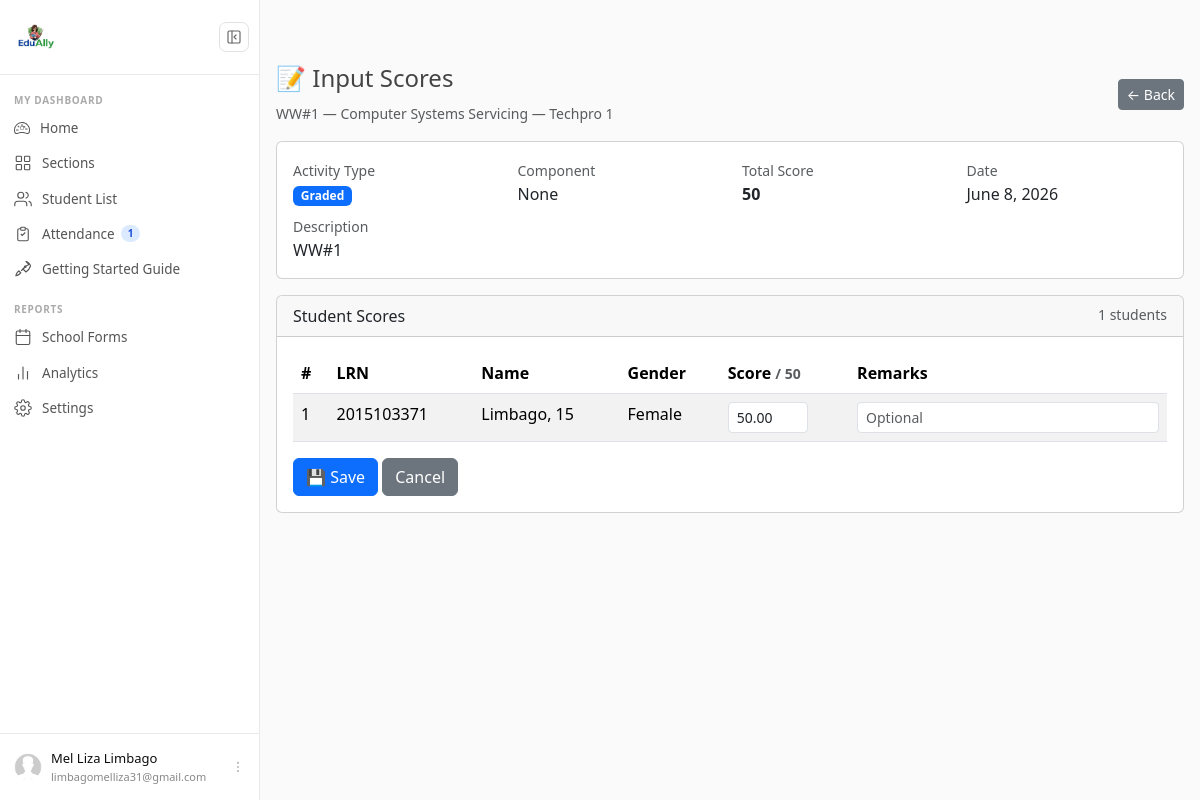
The page /section/detail/1/subject/1/activities/6/scores/ (signed in) on the database its author committed.
### users/models.py (models this page shows, shortened)
class Profile(models.Model):
    user = models.OneToOneField(User, on_delete=models.CASCADE)
    image = models.ImageField(default='default.jpg', upload_to='profile_pics')
    middle_name = models.CharField(max_length=150, blank=True)
    has_seen_guide = models.BooleanField(default=False)

### scores/models.py (models this page shows, shortened)
class Activity(models.Model):
    subject = models.ForeignKey(Subject, on_delete=models.CASCADE)
    term = models.ForeignKey(Term, on_delete=models.CASCADE)
    title = models.CharField(max_length=50)
    description = models.CharField(max_length=1000)
    component = models.CharField(choices=COMPONENT_TYPE, null=True, blank=True)
    activity_type = models.CharField(choices=ACTIVITY_TYPE, default='graded')
    total_score = models.IntegerField(null=True,blank=True)
    date = models.DateField()

class Score(models.Model):
    activity = models.ForeignKey(Activity, on_delete=models.CASCADE)
    enrollment = models.ForeignKey(Enrollment, on_delete=models.CASCADE)
    score = models.DecimalField(null=True, blank=True,max_digits = 5, decimal_places=2)
    is_complied = models.BooleanField(null=True, blank=True)
    remarks = models.TextField(blank=True)
    class Meta:
        unique_together = ['activity', 'enrollment']

### sections/models.py (models this page shows, shortened)
class Subject(models.Model):
    section = models.ForeignKey(Section, on_delete=models.CASCADE)
    term = models.ForeignKey(Term, on_delete=models.CASCADE)
    name = models.CharField(max_length=100)
    subject_type = models.CharField(max_length=20,choices=SUBJECT_TYPE_CHOICES,default='core')
    order = models.IntegerField(help_text="Order is for SF9 purposes if you are adviser. If not please put random number.")
    is_handled_by_owner = models.BooleanField(default=False, verbose_name="I am the subject teacher for this",help_text="Check this if you personally teach this subject. \nGrades will be auto-computed from scores you encode. \nLeave unchecked if another teacher handles this subject \nand you will manually input the final grade.")

class Section(models.Model):
    adviser = models.ForeignKey(User, on_delete=models.CASCADE)
    name = models.CharField(max_length=20, null=True)
    grade_level = models.CharField(max_length=2,choices=GRADE_LEVEL_CHOICES,null=True,blank=True)
    class_type = models.CharField(max_length=100, choices=CLASS_TYPE_CHOICES, default='JHS',null=True)
    is_adviser = models.BooleanField(default=True)
    is_subject_teacher = models.BooleanField(default=False)
    school_name=models.CharField(max_length=100, verbose_name="School Name")
    school_id=models.CharField(max_length=50, verbose_name="School ID")
    principal_name = models.CharField(max_length=100, null=True, verbose_name="Principal Name", help_text="for SF9 purposes")
    region = models.CharField(max_length=150)
    division = models.CharField(max_length=150)
    school_year = models.ForeignKey(schoolYear,on_delete=models.CASCADE, limit_choices_to= {'is_active':True}, default='S.Y. 2026-2027')

### enrollment/models.py (models this page shows)
class Enrollment(models.Model):
    section = models.ForeignKey(Section, on_delete=models.CASCADE)
    student = models.ForeignKey(Student, on_delete=models.CASCADE)
    added_by = models.ForeignKey(User, on_delete=models.CASCADE)

### students/models.py (models this page shows, shortened)
class Student(models.Model):
    added_by = models.ForeignKey(User, on_delete=models.CASCADE)
    lrn = models.CharField(max_length=20)
    first_name = models.CharField(max_length=100)
    middle_name = models.CharField(max_length=100,null=True,blank=True)
    last_name = models.CharField(max_length=100)
    complete_name = models.CharField(max_length=100)
    gender = models.CharField(max_length=10, choices=Gender_Choices, default='F')
    date_of_birth = models.DateField()
    age = models.IntegerField(null=True,blank=True, help_text="Manually input the age for SF9 purposes")
    birth_cert = models.CharField(max_length=5, choices=Birthcert_Choices, default='Y')
    class Meta:
        unique_together = ['added_by', 'lrn']

### scores/views.py (the view, shortened to what this page needs)
# urls.py: path('subject/<int:subject_pk>/activities/<int:activity_pk>/scores/',views.score_input,name='score-input'),
@login_required
def score_input(request, section_pk, subject_pk, activity_pk):
    section = get_object_or_404(Section, pk=section_pk)
    subject = get_object_or_404(Subject, pk=subject_pk)
    activity = get_object_or_404(Activity, pk=activity_pk)
    enrollments = Enrollment.objects.filter(
        section=section
    ).select_related('student').order_by(
        'student__gender',
        'student__last_name'
    )
    existing_scores = Score.objects.filter(
        activity=activity
    )
    score_map = {
        s.enrollment.pk: s for s in existing_scores
    }
    return render(request, 'scores/score_input.html', {
        'section': section,
        'subject': subject,
        'activity': activity,
        'enrollments': enrollments,
        'score_map': score_map,
    })

### scores/templates/scores/score_input.html (shortened to what this page needs)
{% extends 'users/base.html' %}
{% load scores_filters %}
{% block content %}
<div class="d-flex justify-content-between align-items-center mt-3">
    <div>
        <h4>
            {% if activity.activity_type == 'graded' %}
                📝 Input Scores
            {% elif activity.activity_type == 'compliance' %}
                ✅ Compliance Check
            {% else %}
                📋 Record Activity
            {% endif %}
        </h4>
        <small class="text-muted">
            {{ activity.title }} —
            {{ subject.name }} —
            {{ section.name }}
        </small>
    </div>
    <a href="{% url 'activity-list' section.pk subject.pk %}"
       class="btn btn-secondary btn-sm">
        ← Back
    </a>
</div>
<div class="card mt-3 mb-3">
    <div class="card-body">
        <div class="row">
            <div class="col-md-3">
                <small class="text-muted">Activity Type</small>
                <p class="mb-0">
                    {% if activity.activity_type == 'graded' %}
                        <span class="badge bg-primary">Graded</span>
                    {% elif activity.activity_type == 'compliance' %}
                        <span class="badge bg-warning text-dark">
                            Compliance
                        </span>
                    {% else %}
                        <span class="badge bg-secondary">Recorded</span>
                    {% endif %}
                </p>
            </div>
            {% if activity.activity_type == 'graded' %}
            <div class="col-md-3">
                <small class="text-muted">Component</small>
                <p class="mb-0">
                    {{ activity.get_component_display }}
                </p>
            </div>
            <div class="col-md-3">
                <small class="text-muted">Total Score</small>
                <p class="mb-0">
                    <strong>{{ activity.total_score }}</strong>
                </p>
            </div>
            {% endif %}
            <div class="col-md-3">
                <small class="text-muted">Date</small>
                <p class="mb-0">{{ activity.date }}</p>
            </div>
        </div>
        {% if activity.description %}
        <div class="mt-2">
            <small class="text-muted">Description</small>
            <p class="mb-0">{{ activity.description }}</p>
        </div>
        {% endif %}
    </div>
</div>
<form method="POST">
    <div class="card">
        <div class="card-header d-flex justify-content-between">
            <span>Student Scores</span>
            <small class="text-muted">
                {{ enrollments.count }} students
            </small>
        </div>
        <div class="card-body">
            <table class="table table-striped table-hover">
                <thead>
                    <tr>
                        <th>#</th>
                        <th>LRN</th>
                        <th>Name</th>
                        <th>Gender</th>
                        {% if activity.activity_type == 'graded' %}
                        <th>
                            Score
                            <small class="text-muted">
                                / {{ activity.total_score }}
                            </small>
                        </th>
                        {% elif activity.activity_type == 'compliance' %}
                        <th>Complied?</th>
                        {% endif %}
                        <th>Remarks</th>
                    </tr>
                </thead>
                <tbody>
                    {% for enrollment in enrollments %}
                    {% with existing=score_map|get_item:enrollment.pk %}
                    <tr>
                        <td>{{ forloop.counter }}</td>
                        <td>{{ enrollment.student.lrn }}</td>
                        <td>
                            {{ enrollment.student.last_name }},
                            {{ enrollment.student.first_name }}
                        </td>
                        <td>
                            {{ enrollment.student.get_gender_display }}
                        </td>
                        {% if activity.activity_type == 'graded' %}
                        <td>
                            <input type="number"
                                   name="score_{{ enrollment.pk }}"
                                   class="form-control form-control-sm"
                                   style="width: 80px"
                                   min="0"
                                   max="{{ activity.total_score }}"
                                   step="0.01"
                                   value="{{ existing.score|default:'' }}"
                                   placeholder="0">
                        </td>
                        {% endif %}
                        <td>
                            <input type="text"
                                   name="remarks_{{ enrollment.pk }}"
                                   class="form-control form-control-sm"
                                   value="{{ existing.remarks|default:'' }}"
                                   placeholder="Optional">
                        </td>
                    </tr>
                    {% endwith %}
                    {% empty %}
                    <tr>
                        <td colspan="7" class="text-center text-muted">
                            No students enrolled yet.
                        </td>
                    </tr>
                    {% endfor %}
                </tbody>
            </table>
            {% if enrollments %}
            <button type="submit" class="btn btn-primary">
                💾 Save
            </button>
            <a href="{% url 'activity-list' section.pk subject.pk %}"
               class="btn btn-secondary">
                Cancel
            </a>
            {% endif %}
        </div>
    </div>
</form>
{% endblock %}

### users/templates/partials/_sidebar.html (shortened to what this page needs)
{% load static %}
{% if user.is_authenticated %}
<div id="cs-sidebar">
  <div class="cs-top">
    <div class="cs-brand">
      <span class="cs-brand-name"><a class="navbar-brand d-flex" href="/">
        <img src="/media/logo.png" alt="Logo" class="me-2" style="height: 50px; width: auto;">
      </a></span>
    </div>
    <button class="cs-toggle-btn" id="cs-toggle" type="button" aria-label="Toggle sidebar">
      <svg width="16" height="16" viewBox="0 0 24 24" fill="none" stroke="currentColor" stroke-width="1.75" stroke-linecap="round" stroke-linejoin="round">
        <rect x="3" y="3" width="18" height="18" rx="2"/>
        <path d="M9 3v18"/>
        <path class="cs-arrow" d="M15 9l-3 3 3 3"/>
      </svg>
    </button>
  </div>
  <nav class="cs-nav">
    <div class="cs-section-label">MY DASHBOARD</div>
    <ul>
      <li>
          <a class="cs-link
              "
            href="{% url 'dashboard' %}">
              <span class="cs-label">
                  Home
              </span>
          </a>
      </li>
      <li>
        <a class="cs-link {% if request.resolver_match.url_name == 'section-home' %}active{% endif %}"
           href="{% url 'section-home' %}">
          <span class="cs-label">Sections</span>
        </a>
      </li>
      <li>
        <a class="cs-link {% if request.resolver_match.url_name == 'student-home' %}active{% endif %}"
           href="{% url 'student-home' %}">
          <svg class="cs-icon" viewBox="0 0 24 24" fill="none" stroke="currentColor" stroke-width="1.5" stroke-linecap="round" stroke-linejoin="round" aria-hidden="true">
            <path d="M17 21v-2a4 4 0 0 0-4-4H5a4 4 0 0 0-4 4v2"/>
            <circle cx="9" cy="7" r="4"/>
            <path d="M23 21v-2a4 4 0 0 0-3-3.87M16 3.13a4 4 0 0 1 0 7.75"/>
          </svg>
          <span class="cs-label">Student List</span>
        </a>
      </li>
      <li>
        <a class="cs-link
            "
          href="{% url 'attendance-sections' %}">
            <svg class="cs-icon" viewBox="0 0 24 24" fill="none"
                stroke="currentColor" stroke-width="1.5">
                <path d="M9 5H7a2 2 0 0 0-2 2v12a2 2 0 0 0 2 2h10
                        a2 2 0 0 0 2-2V7a2 2 0 0 0-2-2h-2"/>
                <rect x="9" y="3" width="6" height="4" rx="1"/>
                <path d="M9 12l2 2 4-4"/>
            </svg>
            <span class="cs-label">
                Attendance
                {% if unrecorded_count > 0 %}
                <span class="cs-badge">{{ unrecorded_count }}</span>
                {% endif %}
            </span>
        </a>
    </li>
      <li>
        <a class="cs-link" href="{% url 'getting-started' %}">
          <span class="cs-label">Getting Started Guide </span>
        </a>
      </li>
    </ul>
    <div class="cs-section-label">REPORTS</div>
    <ul>
      <li>
        <a class="cs-link" href="{% url 'coming-soon' %}?feature=School Forms&progress=45">
          <span class="cs-label">School Forms</span>
        </a>
      </li>
      <li>
        <a class="cs-link" href="{% url 'coming-soon' %}?feature=Analytics&progress=30">
          <svg class="cs-icon" viewBox="0 0 24 24" fill="none" stroke="currentColor" stroke-width="1.5" stroke-linecap="round" stroke-linejoin="round" aria-hidden="true">
            <line x1="18" y1="20" x2="18" y2="10"/>
            <line x1="12" y1="20" x2="12" y2="4"/>
            <line x1="6" y1="20" x2="6" y2="14"/>
          </svg>
          <span class="cs-label">Analytics</span>
        </a>
      </li>
      <li>
        <a class="cs-link {% if request.resolver_match.url_name == 'profile' %}active{% endif %}"
           href="{% url 'profile' %}">
          <span class="cs-label">Settings</span>
        </a>
      </li>
    </ul>
  </nav>
  <div class="cs-footer">
    <div class="dropup">
      <button class="cs-user-btn" type="button" data-bs-toggle="dropdown" aria-expanded="false">
        <img class="cs-avatar" src="{{ user.profile.image.url }}" alt="{{ user.get_full_name }}">
        <div class="cs-user-info">
          <div class="cs-user-name">{{ user.first_name }} {{ user.last_name }}</div>
          <div class="cs-user-email">{{ user.email }}</div>
        </div>
        <svg class="cs-dots" width="14" height="14" viewBox="0 0 24 24" fill="none" stroke="currentColor" stroke-width="1.75" stroke-linecap="round" aria-hidden="true">
          <circle cx="12" cy="5" r="1"/><circle cx="12" cy="12" r="1"/><circle cx="12" cy="19" r="1"/>
        </svg>
      </button>
    </div>
  </div>
</div>
{% endif %}

### rows shown on the page
Activity: title "WW#1", component "None", total_score "50", date "June 8, 2026", description "WW#1"
Subject: name "Computer Systems Servicing"
Section: name "Techpro 1"
Enrollment: student.lrn "2015103371", student.last_name "Limbago", student.first_name "15", student.gender "Female", pk "50.00"

### other values the page prints
{{ unrecorded_count }} "1"
{{ user.first_name }} "Mel Liza"
{{ user.last_name }} "Limbago"
{{ user.email }} "limbagomelliza31@gmail.com"
{{ enrollments.count }} "1"
